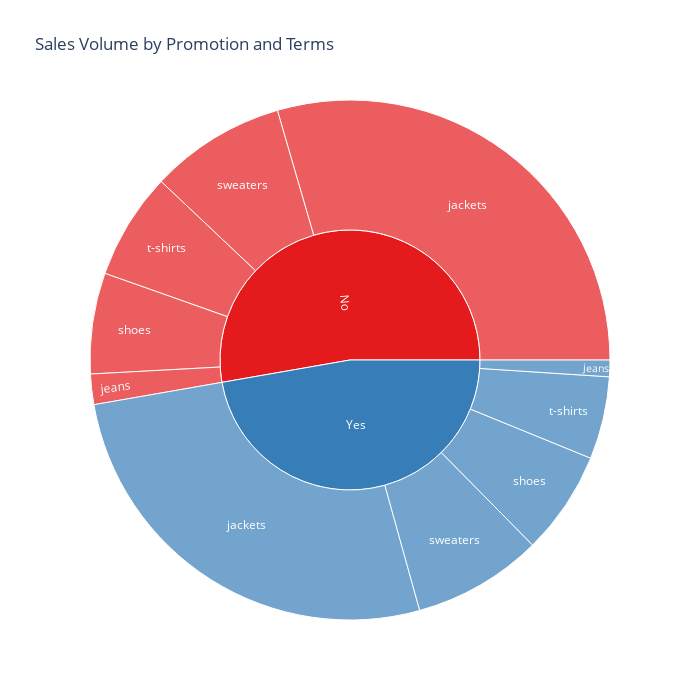

Write notebook code for a chart like this one.
### Code cell
fig = px.sunburst(df,
                  path=["Promotion", "terms"],
                  values = "Sales Volume",
                  color = "Promotion",
                  color_discrete_sequence = px.colors.qualitative.Set1,
                  title = "Sales Volume by Promotion and Terms")

fig.update_layout(width=700, height=700)
fig.show()

### Figure 1 — Plotly figure (JSON) as saved in the notebook; plotly's stock layout.template omitted (floating-point values rounded to 4 significant figures)
{"data": [{"branchvalues": "total", "customdata": [["No"], ["Yes"], ["No"], ["Yes"], ["Yes"], ["Yes"], ["No"], ["Yes"], ["No"], ["No"], ["No"], ["Yes"]], "domain": {"x": [0, 1], "y": [0, 1]}, "hovertemplate": "labels=%{label}<br>Sales Volume=%{value}<br>parent=%{parent}<br>id=%{id}<br>Promotion=%{customdata[0]}<extra></extra>", "ids": ["No/jackets", "Yes/jackets", "No/shoes", "Yes/shoes", "Yes/sweaters", "Yes/t-shirts", "No/jeans", "Yes/jeans", "No/sweaters", "No/t-shirts", "No", "Yes"], "labels": ["jackets", "jackets", "shoes", "shoes", "sweaters", "t-shirts", "jeans", "jeans", "sweaters", "t-shirts", "No", "Yes"], "marker": {"colors": ["rgb(228,26,28)", "rgb(55,126,184)", "rgb(228,26,28)", "rgb(55,126,184)", "rgb(55,126,184)", "rgb(55,126,184)", "rgb(228,26,28)", "rgb(55,126,184)", "rgb(228,26,28)", "rgb(228,26,28)", "rgb(228,26,28)", "rgb(55,126,184)"]}, "name": "", "parents": ["No", "Yes", "No", "Yes", "Yes", "Yes", "No", "Yes", "No", "No", "", ""], "type": "sunburst", "values": [134416, 121035, 28560, 29346, 36781, 23373, 8611, 4709, 38461, 30264, 240312, 215244]}], "layout": {"height": 700, "legend": {"tracegroupgap": 0}, "sunburstcolorway": ["rgb(228,26,28)", "rgb(55,126,184)", "rgb(77,175,74)", "rgb(152,78,163)", "rgb(255,127,0)", "rgb(255,255,51)", "rgb(166,86,40)", "rgb(247,129,191)", "rgb(153,153,153)"], "title": {"text": "Sales Volume by Promotion and Terms"}, "width": 700}}
